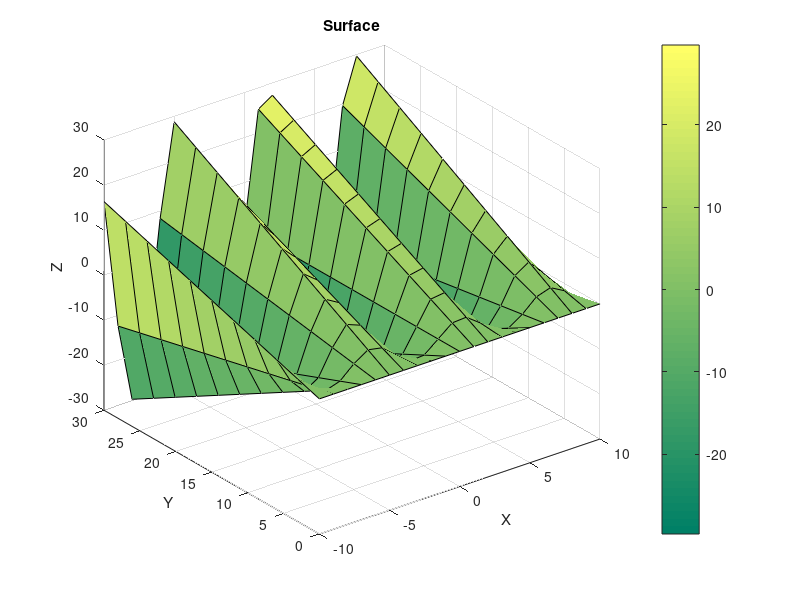

MATLAB code for this plot:
x=[-10:10];
y=[0:3:30];
[X,Y]=meshgrid(x,y);
Z=Y.*sin(X)
% mesh(X,Y,Z)
surf(X,Y,Z)
title("Surface")
xlabel("X")
ylabel("Y")
zlabel("Z")
colorbar
colormap(summer)
